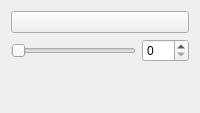
         <widget class="QWidget" name="tab_2">
          <attribute name="title">
           <string>Background</string>
          </attribute>
          <layout class="QGridLayout" name="gridLayout_5">
           <item row="2" column="0">
            <spacer name="verticalSpacer_3">
             <property name="orientation">
              <enum>Qt::Vertical</enum>
             </property>
             <property name="sizeHint" stdset="0">
              <size>
               <width>20</width>
               <height>40</height>
              </size>
             </property>
            </spacer>
           </item>
           <item row="1" column="0">
            <widget class="QSlider" name="bgAlphaSlider">
             <property name="orientation">
              <enum>Qt::Horizontal</enum>
             </property>
            </widget>
           </item>
           <item row="1" column="1">
            <widget class="QSpinBox" name="backgroundAlpha">
             <property name="maximum">
              <number>256</number>
             </property>
            </widget>
           </item>
           <item row="0" column="0" colspan="2">
            <widget class="KColorButton" name="backgroundColor">
             <property name="sizePolicy">
              <sizepolicy hsizetype="Minimum" vsizetype="Preferred">
               <horstretch>0</horstretch>
               <verstretch>0</verstretch>
              </sizepolicy>
             </property>
             <property name="color">
              <color>
               <red>0</red>
               <green>0</green>
               <blue>0</blue>
              </color>
             </property>
             <property name="defaultColor">
              <color>
               <red>0</red>
               <green>0</green>
               <blue>0</blue>
              </color>
             </property>
            </widget>
           </item>
          </layout>
         </widget>
